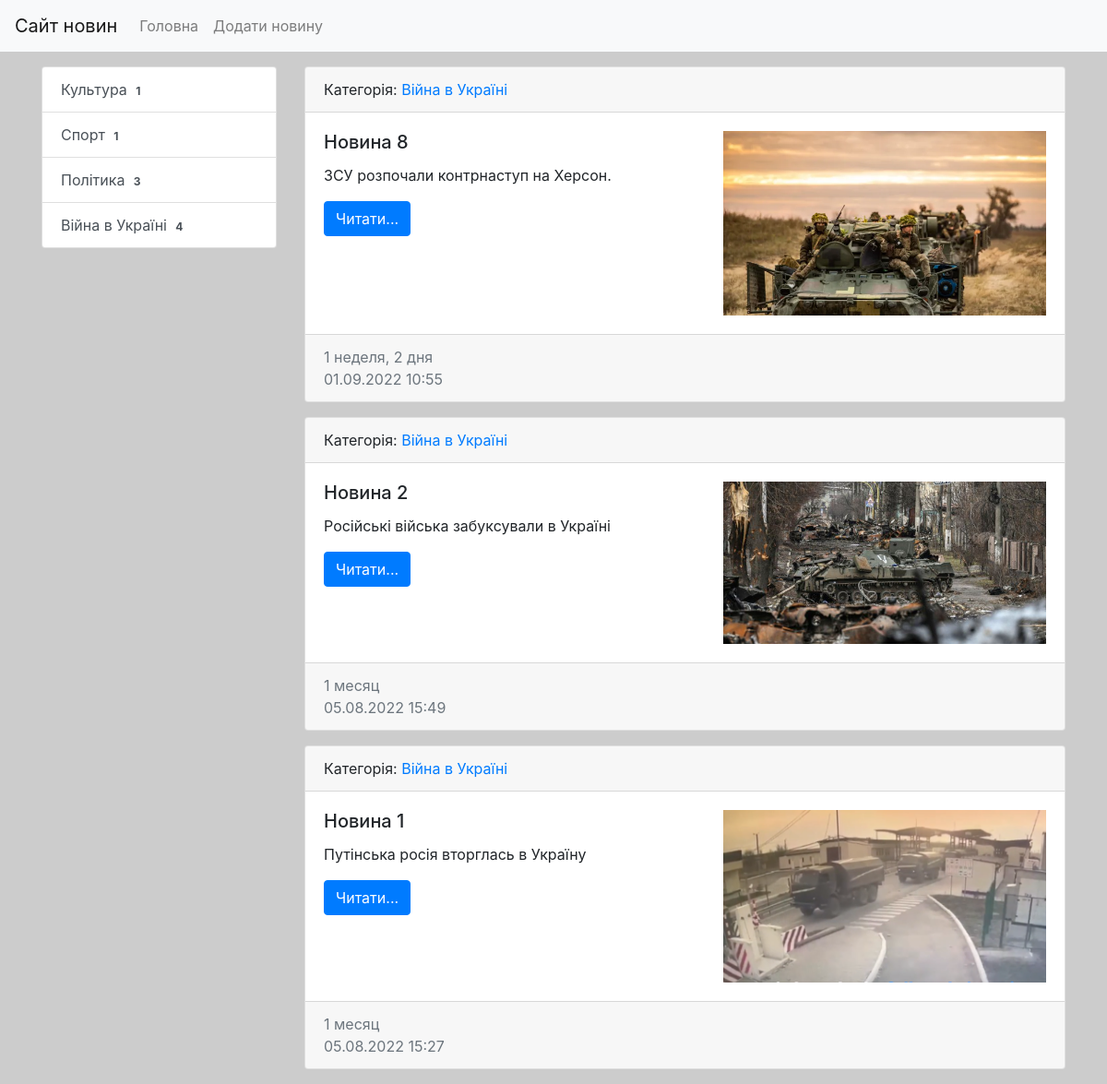
The page /category/5/ on the database its author committed.
### news/models.py (models this page shows, shortened)
class Category(models.Model):
    title = models.CharField(max_length=150, db_index=True, verbose_name='Назва категорії')
    def get_absolute_url(self):
        return reverse('category', kwargs={'category_id': self.pk})
    def __str__(self):
        return self.title
    class Meta:
        verbose_name = 'Категорія'
        verbose_name_plural = 'Категорії'
        ordering = ['title']

class News(models.Model):
    title = models.CharField(max_length=150, verbose_name='Заголовок')
    content = models.TextField(blank=True, verbose_name='Зміст')
    created_at = models.DateTimeField(auto_now_add=True, verbose_name='Створено')
    updated_at = models.DateTimeField(auto_now=True, verbose_name='Оновлено')
    photo = models.ImageField(upload_to='photos/%Y/%m/%d/', verbose_name='Фото', blank=True)
    is_published = models.BooleanField(default=True, verbose_name='Опубліковано')
    category = models.ForeignKey('Category', on_delete=models.PROTECT, verbose_name='Категорія')
    views = models.IntegerField(default=0)
    def get_absolute_url(self):
        return reverse('view_news', kwargs={'pk': self.pk})
    class Meta:
        verbose_name = 'Новина'
        verbose_name_plural = 'Новини'
        ordering = ['-created_at']

### news/views.py (the view)
# urls.py: path('category/<int:category_id>/', NewsByCategory.as_view(extra_context={'title': 'Обрана категорія'}),
class NewsByCategory(ListView):
    model = News
    template_name = 'news/home_news_list.html'
    context_object_name = 'news'
    allow_empty = False
    def get_context_data(self, *, object_list=None, **kwargs):
        context = super().get_context_data(**kwargs)
        context['title'] = Category.objects.get(pk=self.kwargs['category_id'])
        return context
    def get_queryset(self):
        return News.objects.filter(category_id=self.kwargs['category_id'], is_published=True)

### news/templatetags/news_tags.py (called while the page is built)
@register.inclusion_tag('news/list_categories.html')
def show_categories():
    categories = Category.objects.annotate(cnt=Count('news')).filter(cnt__gt=0)
    return {'categories': categories}

### news/templates/news/home_news_list.html (shortened to what this page needs)
{% extends 'base.html' %}
{% block sidebar %}
{% include 'inc/_sidebar.html' %}
{% endblock %}
{% block content %}
  {% for i in news %}
  <div class="card mb-3">
    <div class="card-header">
      Категорія: <a href="{{ i.category.get_absolute_url }}">{{ i.category }}</a>
    </div>
    <div class="card-body">
      <div class="media">
        <div class="media-body">
          <h5 class="card-title">{{ i.title }}</h5>
          <p class="card-text">{{ i.content }}</p>
          <a href="{{ i.get_absolute_url }}" class="btn btn-primary">Читати...</a>
        </div>
        {% if i.photo %}
        <img class="ml-3" src="{{ i.photo.url }}" alt="" width="350">
        {%endif%}
      </div>
    </div>
    <div class="card-footer text-muted">
      {{ i.created_at|timesince}} <br>
      {{ i.created_at|date:"d.m.Y H:i"}}
    </div>
  </div>
  {% endfor %}
{% endblock %}

### news/templates/news/list_categories.html
<div class="list-group">
    {% for item in categories %}
    <a href="{{ item.get_absolute_url }}" class="list-group-item list-group-item-action">{{ item.title }}  <span class="
badge text-bg-secondary">{{ item.cnt }}</span></a>
    {% endfor %}
</div>

### july_project/static/css/style.css (style rules this page uses)
body { background-color: #ccc; }

### rows shown on the page
Category: title "Культура", cnt "1"
Category: title "Спорт", cnt "1"
Category: title "Політика", cnt "3"
Category: title "Війна в Україні", cnt "4"
News: category "Війна в Україні", title "Новина 8", content "ЗСУ розпочали контрнаступ на Херсон.", photo (picture), created_at "1 неделя, 2 дня", created_at "01.09.2022 10:55"
News: category "Війна в Україні", title "Новина 2", content "Російські війська забуксували в Україні", photo (picture), created_at "1 месяц", created_at "05.08.2022 15:49"
News: category "Війна в Україні", title "Новина 1", content "Путінська росія вторглась в Україну", photo (picture), created_at "1 месяц", created_at "05.08.2022 15:27"
